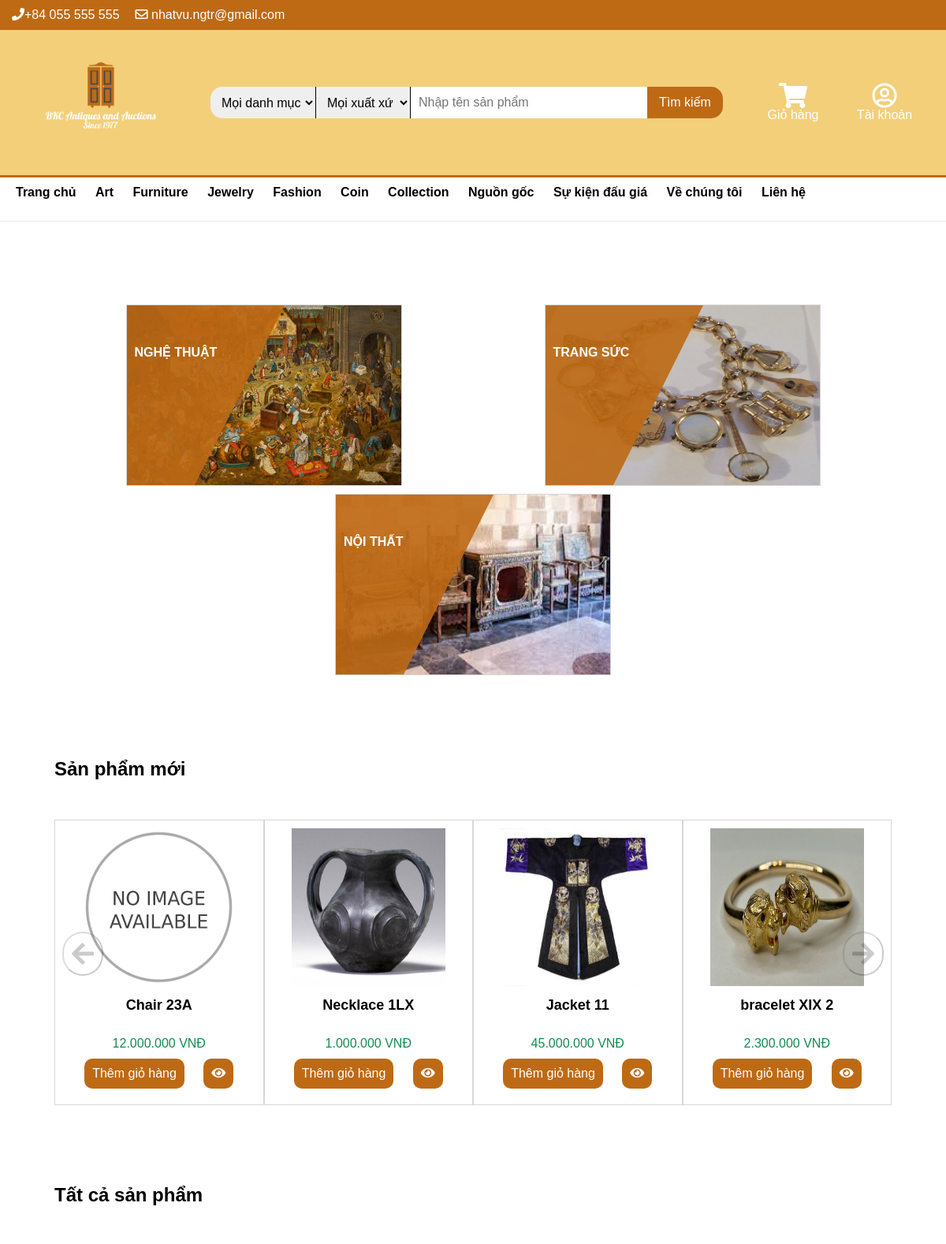
/Website_design_and_development/index.php (upper part), run on the app's committed database.
### tables this page shows
CREATE TABLE `danh_muc` (
  `id` int(11) NOT NULL,
  `parent_id` int(11) DEFAULT NULL,
  `ten_danh_muc` varchar(100) NOT NULL
);

CREATE TABLE `san_pham` (
  `id` int(11) NOT NULL,
  `ten` varchar(128) NOT NULL,
  `gia` int(11) NOT NULL,
  `gia_nhap` int(128) NOT NULL,
  `ngay_nhap` date NOT NULL,
  `bao_hanh` int(3) DEFAULT NULL,
  `hinh_anh` varchar(200) DEFAULT NULL,
  `id_danh_muc` int(11) NOT NULL,
  `id_hang` int(11) NOT NULL,
  `mo_ta` varchar(1000) DEFAULT NULL,
  `status` tinyint(1) NOT NULL
);

### Website_design_and_development/index.php (the view, shortened to what this page needs)
<!DOCTYPE html>
<html lang="en">
<head>
	<link rel="stylesheet" href="css/main.css">
    <link rel="stylesheet" href="webfonts/all.css">
</head>
<body>
	<?php require_once 'includes/connect.php'; ?>
    <?php require_once 'includes/header.php'; ?>
	<section>
		<div class="container">
			<div class="collections">
				<div class="collection-part">
					<a href="find.php?cat=1">
						<img width="350px" height="230px" src="images/collection-picture/art_cover.jpg"
							alt="art-collection-banner">
						<div class="collection-background"></div>
						<div class="collection-name">
							<p>Nghệ thuật</p>
						</div>
					</a>
				</div>
				<div class="collection-part">
					<a href="find.php?cat=3">
						<img width="350px" height="230px" src="images/collection-picture/jewelry_cover.jpg"
							alt="jewelry-collection-banner">
						<div class="collection-background"></div>
						<div class="collection-name">
							<p>Trang sức</p>
						</div>
					</a>
				</div>
				<div class="collection-part">
					<a href="find.php?cat=2">
						<img width="350px" height="230px" src="images/collection-picture/furniture_cover.jpg"
							alt="furniture-collection-banner">
						<div class="collection-background"></div>
						<div class="collection-name">
							<p>Nội thất</p>
						</div>
					</a>
				</div>
			</div>
		</div>
	</section>
	<section>
		<div class="container">
			<div class="new">
                <h2>Sản phẩm mới</h2>
                <div id="slideImages">
				<?php
					$sql = "SELECT id, ten, gia, hinh_anh FROM san_pham ORDER BY ngay_nhap DESC LIMIT 12";
                    $result = mysqli_query($connect, $sql);
					while ($row = mysqli_fetch_assoc($result)) {
				?>
                    <div class="show-product">
                        <a href="detail.php?id=<?php echo $row['id']; ?>">
                            <img src="images/product-picture/<?php echo $row['hinh_anh']; ?>" alt="">
                        </a>
                        <a href="detail.php?id=<?php echo $row['id']; ?>">
                            <p class="show-name"><?php echo $row['ten']; ?></p>
                        </a>
                        <p class="show-price"><?php echo number_format($row['gia'], 0, ',', '.'); ?> VNĐ</p>
                        <a href="cart.php?id=<?php echo $row['id']; ?>"><button>Thêm giỏ hàng</button></a>
                        <a href="detail.php?id=<?php echo $row['id']; ?>"><button><i class="fas fa-eye"></i></button></a>
                    </div>
                    <?php
                        }
                    ?>
                </div>
                <button id="prevBtn"><i class="fas fa-arrow-left fa-2x"></i></button>
                <button id="nextBtn"><i class="fas fa-arrow-right fa-2x"></i></button>
            </div>
		</div>
	</section>
	<section>
		<div class="container">
			<div class="show">
				<h2>Tất cả sản phẩm</h2>
            </div>
		</div>
	</section>
</body>
</html>

### Website_design_and_development/includes/header.php (shortened to what this page needs)
<?php
    require_once 'includes/connect.php';
?>
<header>
    <div id="top-header">
        <div class="container">
            <ul id="header-links">
                <li><i class="fas fa-phone"></i>+84 055 555 555</li>
                <li><i class="far fa-envelope"></i> nhatvu.ngtr@gmail.com</li>
            </ul>
        </div>
    </div>
    <div id="main-header">
        <div class="row">
            <div class="container">
                <div class="logo">
                    <a href="index.php">
                        <img width="120px" src="images/logo.png" alt="logo"/>
                    </a>
                </div>
                <form class="search-bar" action="find.php" method="GET">
                    <div class="search-cat">
                        <select name="cat">
                            <option value="">Mọi danh mục</option>
                        </select>
                    </div>
                    <div class="search-brand">
                        <select name="brand">
                            <option value="">Mọi xuất xứ</option>
                        </select>
                    </div>
                    <div class="search-pro">
                        <input type="text" placeholder="Nhập tên sản phẩm" name="name" />
                    </div>
                    <div class="search-btn">
                        <button type="submit">Tìm kiếm</button>
                    </div>
                </form>
                <div class="cart">
                    <a href="cart_detail.php">
                        <i class="fas fa-shopping-cart fa-2x"></i><br> Giỏ hàng
                    </a>
                </div>
                <div class="account-btn">
                    <?php
                        if (isset($_SESSION['username'])) {
                    ?>
                        <a href='account.php'>
                            <i class="far fa-user-circle fa-2x"></i>
                            <br>
                            <?php echo $_SESSION['username']; ?>
                        </a>
                    <?php
                        }else{
                    ?>
                        <a href='sign.php'>
                            <i class="far fa-user-circle fa-2x"></i>
                            <br>
                            Tài khoản
                        </a>
                    <?php
                        }
                    ?>
                </div>
            </div>
        </div>
            <ul class="nav-links">
                <div class="container">
                    <li><a href="index.php">Trang chủ</a></li>
                    <?php
                        $sql = "SELECT * FROM danh_muc WHERE parent_id IS NULL";
                        $result = mysqli_query($connect, $sql);
                        while ($row = mysqli_fetch_assoc($result)) {
                    ?>
                        <li><a href="find.php?cat=<?= $row['id']; ?>"><?= ucwords($row['ten_danh_muc']); ?></a>
                        </li>
                    <?php
                        }
                    ?>
                    <li>Nguồn gốc
                    </li>
                    <li><a href="event.php">Sự kiện đấu giá</a></li>
                    <li><a href="#">Về chúng tôi</a></li>
                    <li><a href="#">Liên hệ</a></li>
               </div>
            </ul>
    </div>
</header>

### data on the page
danh_muc: ten_danh_muc "Art"
danh_muc: ten_danh_muc "Furniture"
danh_muc: ten_danh_muc "Jewelry"
danh_muc: ten_danh_muc "Fashion"
danh_muc: ten_danh_muc "Coin"
danh_muc: ten_danh_muc "Collection"
san_pham: hinh_anh (placeholder picture), ten "Chair 23A", gia "12.000.000"
san_pham: hinh_anh (picture), ten "Necklace 1LX", gia "1.000.000"
san_pham: hinh_anh (picture), ten "Jacket 11", gia "45.000.000"
san_pham: hinh_anh (picture), ten "bracelet XIX 2", gia "2.300.000"
